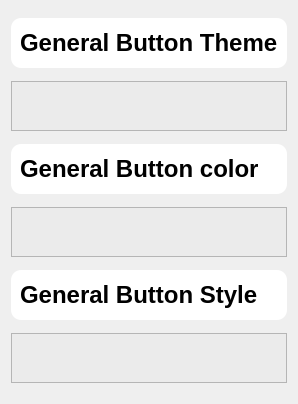
                <widget class="QWidget" name="scrollAreaWidgetContents_4">
                 <property name="geometry">
                  <rect>
                   <x>0</x>
                   <y>0</y>
                   <width>250</width>
                   <height>404</height>
                  </rect>
                 </property>
                 <layout class="QVBoxLayout" name="verticalLayout_17">
                  <item>
                   <widget class="QFrame" name="frame_25">
                    <property name="maximumSize">
                     <size>
                      <width>16777215</width>
                      <height>50</height>
                     </size>
                    </property>
                    <property name="styleSheet">
                     <string notr="true">background-color: rgb(255, 255, 255);
border-radius:10px;</string>
                    </property>
                    <property name="frameShape">
                     <enum>QFrame::StyledPanel</enum>
                    </property>
                    <property name="frameShadow">
                     <enum>QFrame::Raised</enum>
                    </property>
                    <layout class="QHBoxLayout" name="horizontalLayout_15">
                     <item alignment="Qt::AlignLeft">
                      <widget class="QLabel" name="label_10">
                       <property name="font">
                        <font>
                         <pointsize>18</pointsize>
                         <weight>75</weight>
                         <bold>true</bold>
                        </font>
                       </property>
                       <property name="text">
                        <string>General Button Theme</string>
                       </property>
                      </widget>
                     </item>
                    </layout>
                   </widget>
                  </item>
                  <item>
                   <widget class="QFrame" name="frame_23">
                    <property name="maximumSize">
                     <size>
                      <width>16777215</width>
                      <height>50</height>
                     </size>
                    </property>
                    <property name="styleSheet">
                     <string notr="true">background-color: rgb(235, 235, 235);
</string>
                    </property>
                    <property name="frameShape">
                     <enum>QFrame::StyledPanel</enum>
                    </property>
                    <property name="frameShadow">
                     <enum>QFrame::Raised</enum>
                    </property>
                    <layout class="QHBoxLayout" name="horizontalLayout_13"/>
                   </widget>
                  </item>
                  <item>
                   <widget class="QFrame" name="frame_26">
                    <property name="maximumSize">
                     <size>
                      <width>16777215</width>
                      <height>50</height>
                     </size>
                    </property>
                    <property name="styleSheet">
                     <string notr="true">background-color: rgb(255, 255, 255);
border-radius:10px;</string>
                    </property>
                    <property name="frameShape">
                     <enum>QFrame::StyledPanel</enum>
                    </property>
                    <property name="frameShadow">
                     <enum>QFrame::Raised</enum>
                    </property>
                    <layout class="QHBoxLayout" name="horizontalLayout_16">
                     <item alignment="Qt::AlignLeft">
                      <widget class="QLabel" name="label_12">
                       <property name="font">
                        <font>
                         <pointsize>18</pointsize>
                         <weight>75</weight>
                         <bold>true</bold>
                        </font>
                       </property>
                       <property name="text">
                        <string>General Button color</string>
                       </property>
                      </widget>
                     </item>
                    </layout>
                   </widget>
                  </item>
                  <item>
                   <widget class="QFrame" name="frame_27">
                    <property name="minimumSize">
                     <size>
                      <width>0</width>
                      <height>30</height>
                     </size>
                    </property>
                    <property name="maximumSize">
                     <size>
                      <width>16777215</width>
                      <height>50</height>
                     </size>
                    </property>
                    <property name="styleSheet">
                     <string notr="true">background-color: rgb(235, 235, 235);
</string>
                    </property>
                    <property name="frameShape">
                     <enum>QFrame::StyledPanel</enum>
                    </property>
                    <property name="frameShadow">
                     <enum>QFrame::Raised</enum>
                    </property>
                    <layout class="QHBoxLayout" name="horizontalLayout_17"/>
                   </widget>
                  </item>
                  <item>
                   <widget class="QFrame" name="frame_28">
                    <property name="maximumSize">
                     <size>
                      <width>16777215</width>
                      <height>50</height>
                     </size>
                    </property>
                    <property name="styleSheet">
                     <string notr="true">background-color: rgb(255, 255, 255);
border-radius:10px;</string>
                    </property>
                    <property name="frameShape">
                     <enum>QFrame::StyledPanel</enum>
                    </property>
                    <property name="frameShadow">
                     <enum>QFrame::Raised</enum>
                    </property>
                    <layout class="QHBoxLayout" name="horizontalLayout_18">
                     <item alignment="Qt::AlignLeft">
                      <widget class="QLabel" name="label_11">
                       <property name="font">
                        <font>
                         <pointsize>18</pointsize>
                         <weight>75</weight>
                         <bold>true</bold>
                        </font>
                       </property>
                       <property name="text">
                        <string>General Button Style</string>
                       </property>
                      </widget>
                     </item>
                    </layout>
                   </widget>
                  </item>
                  <item>
                   <widget class="QFrame" name="frame_29">
                    <property name="maximumSize">
                     <size>
                      <width>16777215</width>
                      <height>50</height>
                     </size>
                    </property>
                    <property name="styleSheet">
                     <string notr="true">background-color: rgb(235, 235, 235);
</string>
                    </property>
                    <property name="frameShape">
                     <enum>QFrame::StyledPanel</enum>
                    </property>
                    <property name="frameShadow">
                     <enum>QFrame::Raised</enum>
                    </property>
                    <layout class="QHBoxLayout" name="horizontalLayout_19"/>
                   </widget>
                  </item>
                 </layout>
                </widget>
